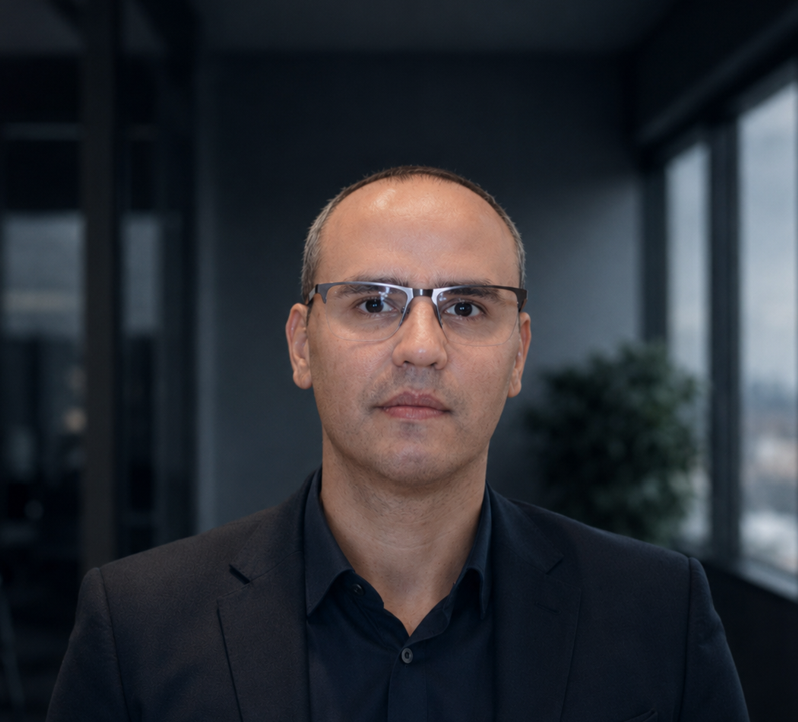
#> input picture database/italo.png, 798 x 722 px
$ python -i baseline_quality_estimator.py   (imports and definitions only)   (older library calls are emulated)
#> lines starting #> are read from the running program, lines starting #| are printed output that depends on the picture
import cv2
import numpy as np

def estimate_sharpness(image_path: str) -> float:
    """
    Estima a nitidez de uma imagem.

    Parameters
    ----------
    image_path : str
        Caminho da imagem.

    Returns
    -------
    float
        Score entre 0 e 100.
    """
#> called with image_path = '../database/italo.png'

    image = cv2.imread(image_path, cv2.IMREAD_GRAYSCALE)
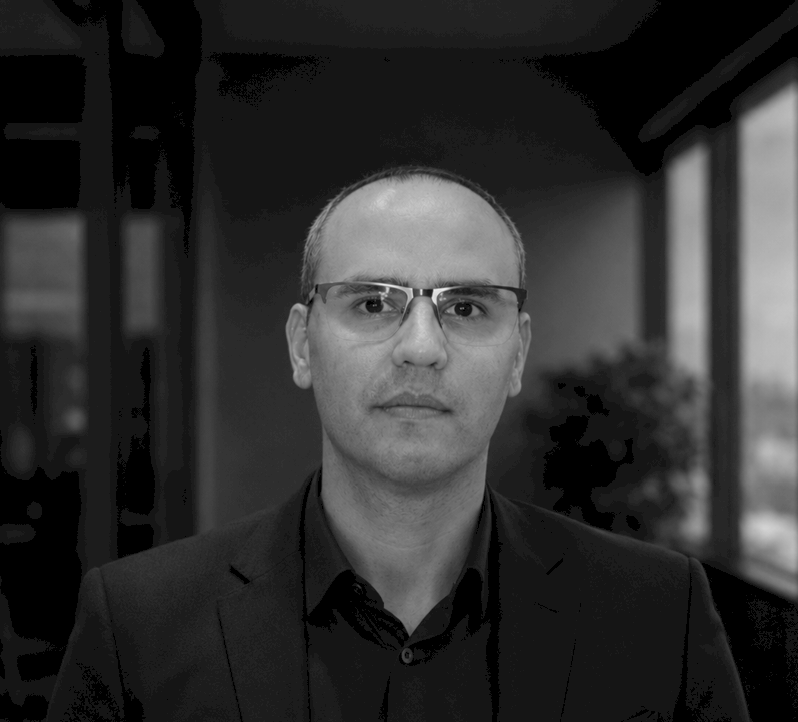
#> image: shape (722, 798); min 0, max 237, mean 47.7

    if image is None:
        raise ValueError(f"Não foi possível abrir a imagem: {image_path}")

    # ---------------------------------------------------
    # 1) Variância do Laplaciano
    # ---------------------------------------------------

    laplacian = cv2.Laplacian(image, cv2.CV_64F)
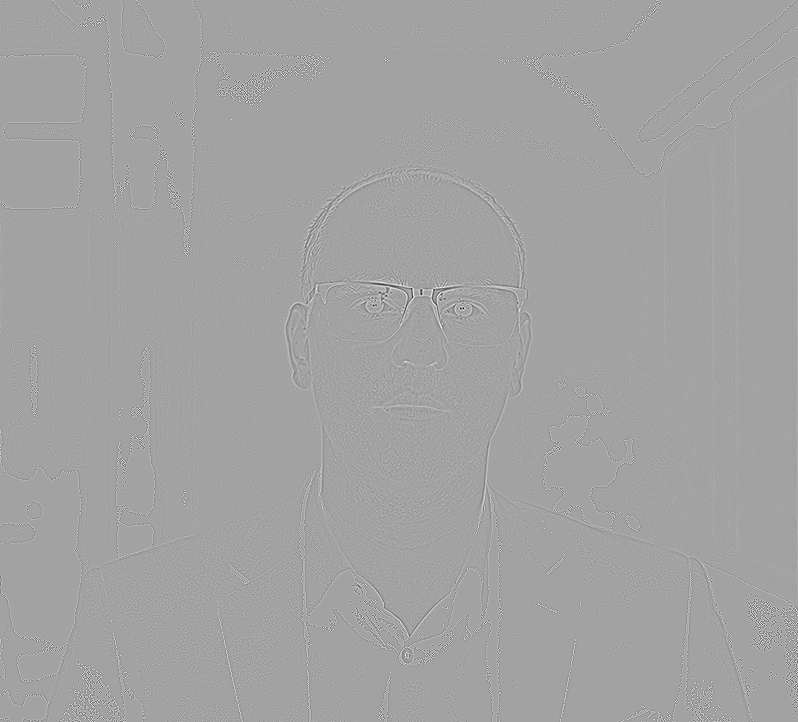
#> laplacian: shape (722, 798) float64; min -228, max 129, mean 0; drawn with min black and max white
    lap_var = laplacian.var()
#> lap_var = 114.3

    # ---------------------------------------------------
    # 2) Intensidade média do gradiente (Sobel)
    # ---------------------------------------------------

    gx = cv2.Sobel(image, cv2.CV_64F, 1, 0, ksize=3)
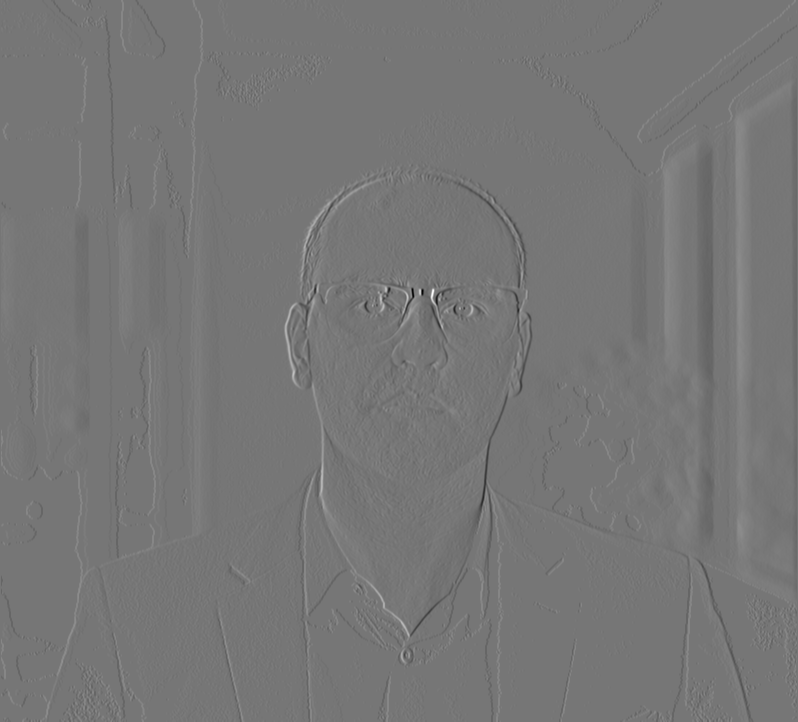
#> gx: shape (722, 798) float64; min -615, max 706, mean 0.9; drawn with min black and max white
    gy = cv2.Sobel(image, cv2.CV_64F, 0, 1, ksize=3)

    gradient = np.sqrt(gx**2 + gy**2)
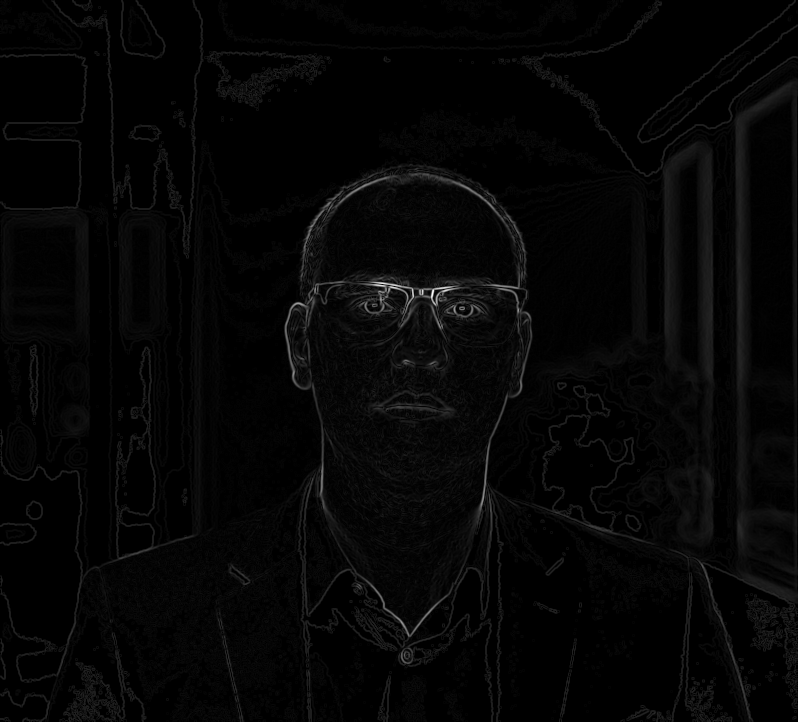
#> gradient: shape (722, 798) float64; min 0, max 717.5, mean 16.1; drawn with min black and max white
    grad_mean = gradient.mean()
#> grad_mean = 16.08

    # ---------------------------------------------------
    # Combinação das métricas
    # ---------------------------------------------------

    # Valores típicos
    #
    # Laplacian:
    #   Blur intenso ............. 10~30
    #   Médio .................... 50~150
    #   Boa nitidez .............. 200~500
    #   Muito nítida ............. >700
    #
    # Sobel:
    #   Blur ..................... <15
    #   Normal ................... 20~40
    #   Muito nítida ............. >50

    lap_score = np.clip(lap_var / 600.0, 0, 1)
#> lap_score = 0.19
    grad_score = np.clip(grad_mean / 50.0, 0, 1)
#> grad_score = 0.322

    score = 100 * (0.7 * lap_score + 0.3 * grad_score)
#> score = 22.98

    return float(round(score, 2))

>>> result = estimate_sharpness('../database/italo.png')
#> result = 22.98

$ run again, on database/openai_cost.png
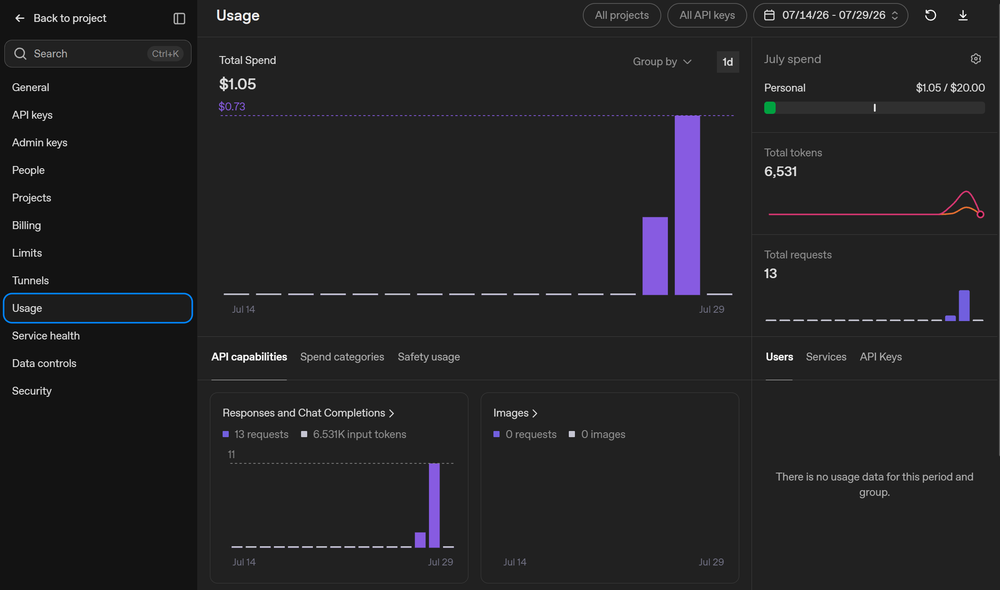
#> input picture database/openai_cost.png, 1000 x 590 px, shrunk from 2282 x 1347 before the run
#> in estimate_sharpness, `laplacian = cv2.Laplacian(image, cv2.CV_64F)`:
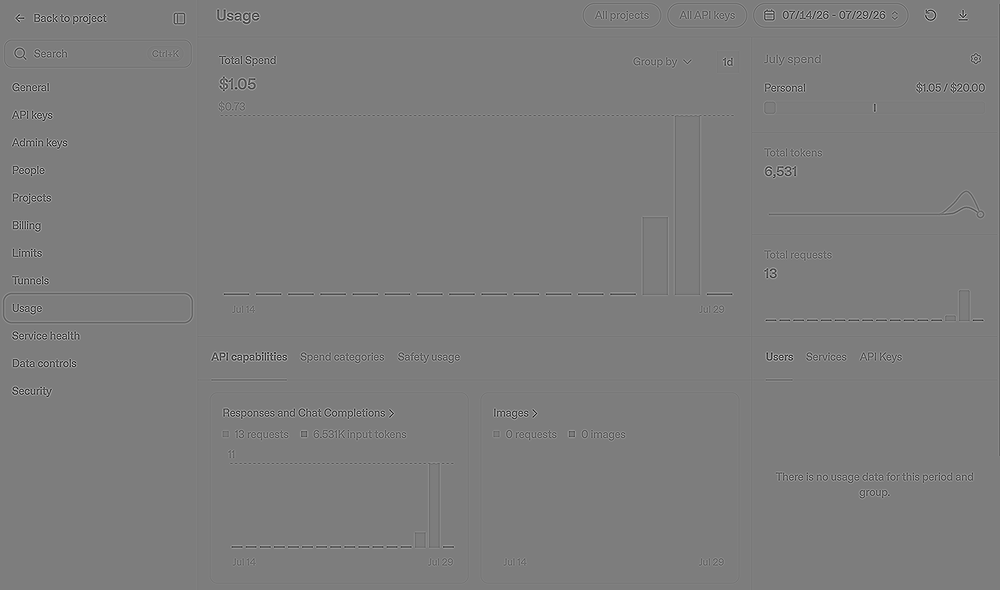
#> laplacian: shape (590, 1000) float64; min -611, max 631, mean 0; drawn with min black and max white
#> lap_var = 1395.8
#> in estimate_sharpness, `gradient = np.sqrt(gx**2 + gy**2)`:
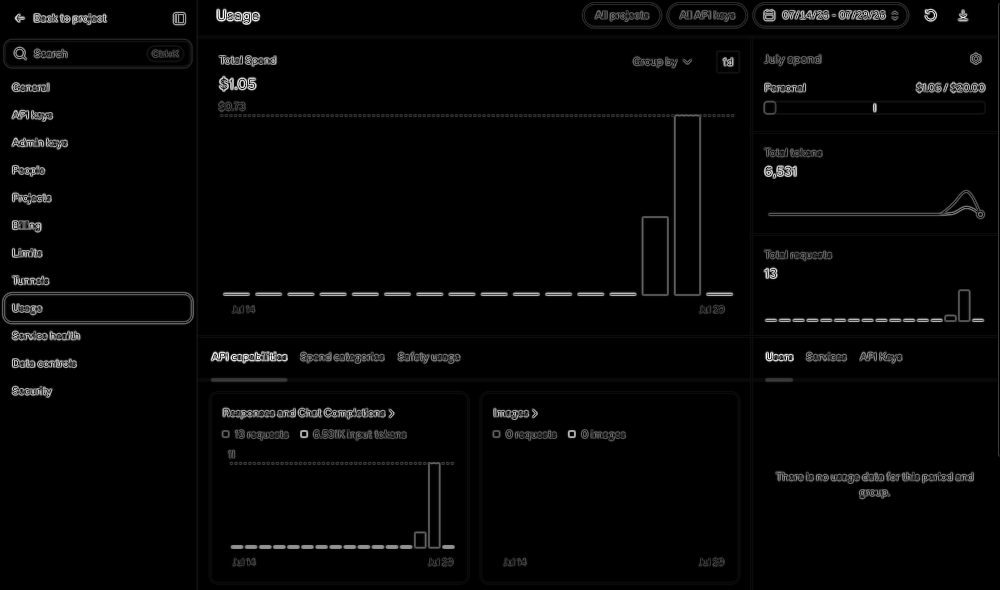
#> gradient: shape (590, 1000) float64; min 0, max 989.1, mean 22; drawn with min black and max white
#> grad_mean = 22.03
#> lap_score = 1
#> grad_score = 0.441
#> score = 83.22
